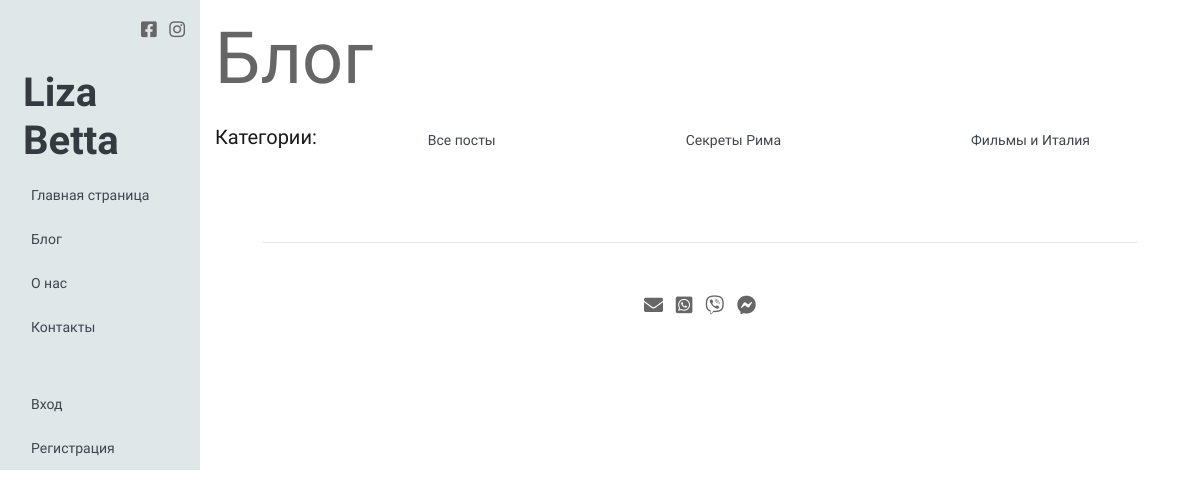
/cat/photo-turi, run on an earlier commit of the app's database.
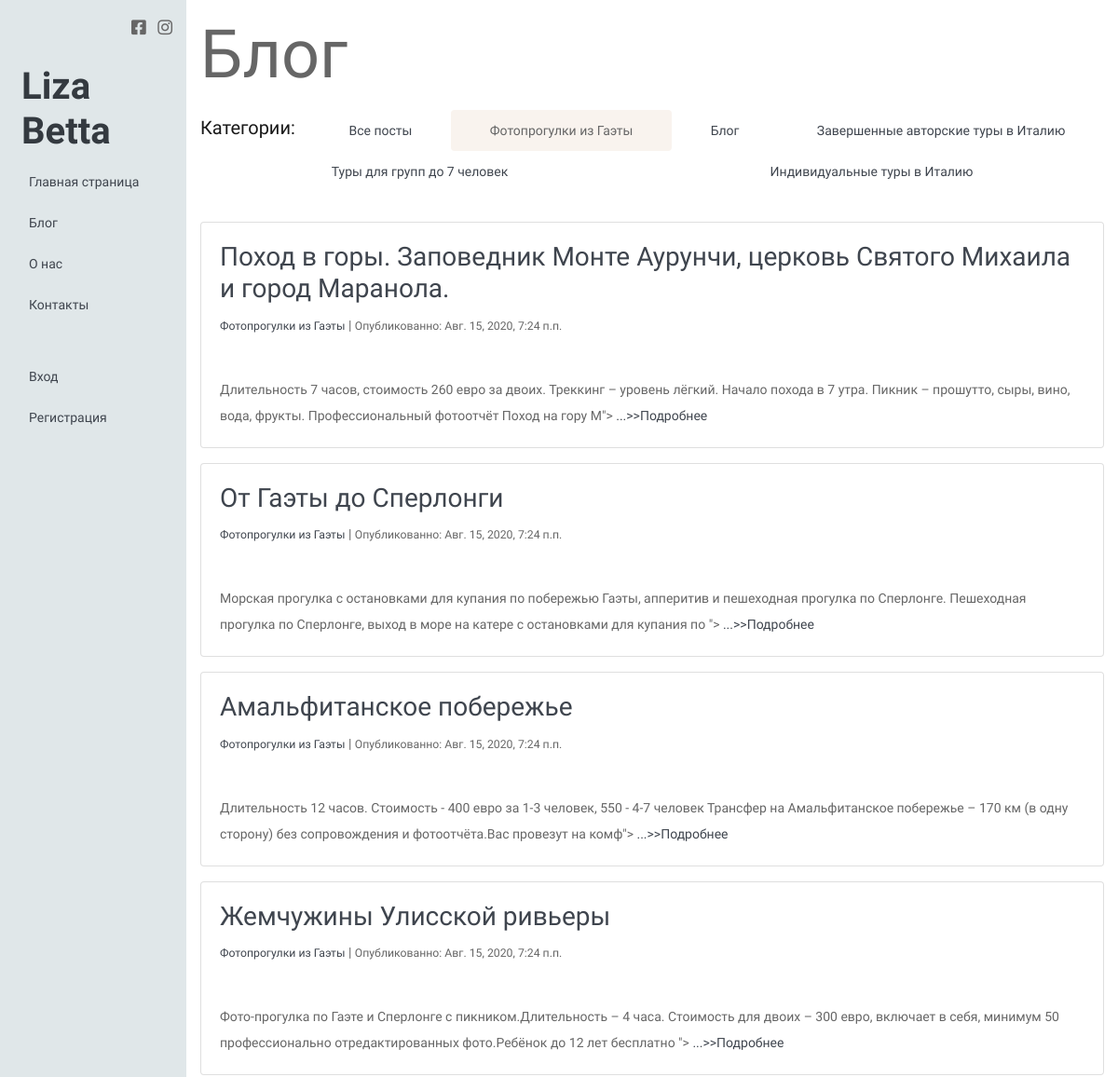
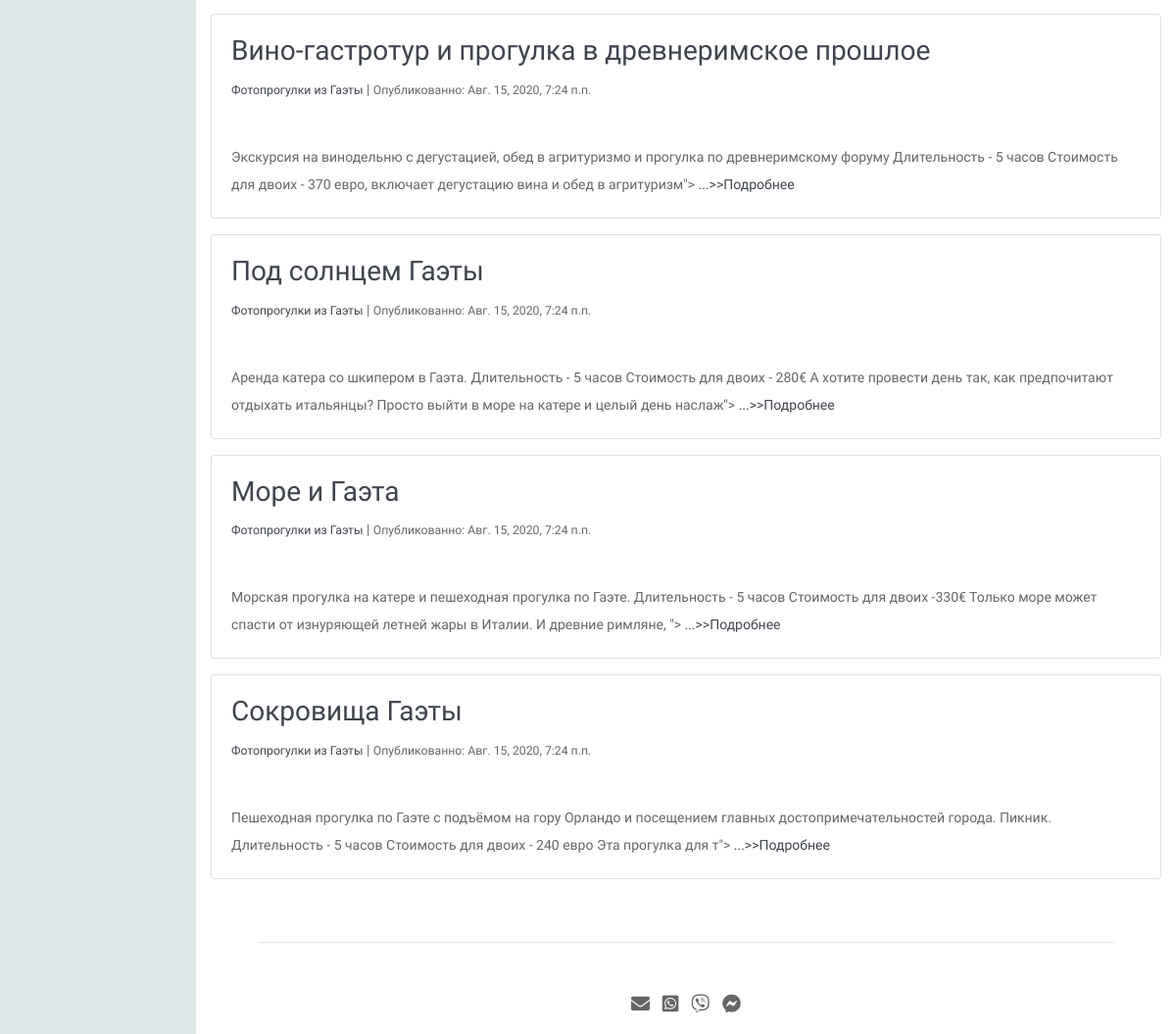
And on a later commit of the database (2 pictures, top to bottom).
### mainapp/models.py (models this page shows, shortened)
class Category(models.Model):
    title = models.CharField(max_length=64, verbose_name='Название')
    parent = models.ManyToManyField('self', blank=True, verbose_name='Категория-родитель', )
    desc = models.TextField("Описание", null=True, blank=True)
    slug = models.SlugField(max_length=255, db_index=True, default='default', unique=True)
    def __str__(self):
        return self.title

class Post(models.Model):
    post_date = models.DateTimeField("Дата создания", auto_now_add=True)
    update_at = models.DateTimeField('Даиа обновленния', auto_now=True)
    category = models.ForeignKey(Category,
                                 related_name='category',
                                 null=True,
                                 blank=True,
                                 verbose_name='Категория',
                                 on_delete=models.SET_NULL,
                                 default=0,
                                 )
    image = models.ImageField("Главное фото", null=True, blank=True, upload_to='images/')
    image_small = ImageSpecField(source='image',
                                 processors=[Thumbnail(400, 400)],
                                 format='JPEG',
                                 options={'quality': 60})
    title = models.CharField("Название", max_length=200)
    content = RichTextField("Контент", null=True, blank=True)
    excert = models.TextField("Краткое описание", max_length=200, null=True, blank=True)
    slug = models.SlugField(max_length=150, db_index=True, null=True, blank=True, unique=True)
    status = models.BooleanField("Опубликовать?", default=True)
    comment_status = models.BooleanField("Можно комментировать?", default=True)
    class Meta:
        ordering = ["-post_date", "title"]

### mainapp/views.py (the view)
# urls.py: path('cat/<slug:slug>', Post_by_Cat.as_view(), name = "category"),
class Post_by_Cat(ListView, CategoryList):
    model = Post
    template_name = "mainapp/blog/blog.html"
    ordering = ['-post_date']
    def get_queryset(self):
        return Post.objects.filter(category__slug=self.kwargs.get('slug')).filter(status=True)

### mainapp/views.py (called while the page is built)
    def get_category(self):
        return Category.objects.all()

### mainapp/templates/mainapp/blog/blog.html (shortened to what this page needs)
{% extends "base.html" %}
{% block content %}
<div class="row">
    <div class="col-12 my-3">
        <h2 class="display-3">Блог</h2>
        {% if view.get_category %}
            <nav class="nav nav-pills flex-column flex-sm-row navbar-light my-3">
            <span class="navbar-brand">Категории: </span>
            <a href="{% url 'blog' %}" class="flex-sm-fill text-sm-center nav-link
            {% if request.get_full_path == "/blog/" %} active {% endif %} ">Все посты</a>
            {% for category in view.get_category %}
            <a href="{% url 'category' category.slug %}" class="flex-sm-fill text-sm-center nav-link
            {% if category.slug in request.path %} active {% endif %} ">{{ category.title }}</a>
            {% endfor %}
            </nav>
        {% endif %}
    </div>
</div>
<div class="row">
    <div class="col-12 ">
    {% for post in post_list %}
    <div class="card mb-3">
    <div class="card-body"><a href="{% url 'post_detail' post.slug %}"><h3>{{ post.title }}</h3></a>
        <span class="small"><a href="{% url 'category' slug=post.category.slug %}">{{ post.category }}</a></span> |
        <span class="small">Опубликованно: {{ post.post_date }}</span>
    </div>
    <div class="card-body">
        {% if post.excert %}
            {{ post.excert | slice:":200" | safe }}"
        {% else %}
            {{ post.content | striptags | slice:":200" | safe }}">
        {% endif %}
        <a href="{% url 'post_detail' post.slug %}"> ...>>Подробнее </a>
    </div>
    </div>
    {% endfor %}
    </div>
    </div>
{% endblock %}

### blog/templates/base.html (shortened to what this page needs)
<!DOCTYPE html>
<html lang="en">
<head>
    {% load bootstrap4 %}
    {% bootstrap_css %}
    {% load fontawesome_5 %}
    {% fontawesome_5_static %}
    {% load static %}
    <link href="{% static 'css/carousel1.css' %} " rel="stylesheet">
    <link rel="stylesheet" href="{% static 'css/style.css' %}">
    <link  href="https://cdnjs.cloudflare.com/ajax/libs/fotorama/4.6.4/fotorama.css" rel="stylesheet">
</head>
<body>
<div class="container-fluid">
<div class="row">
    <div class="col-md-2 col-sm-3 sidebar ">
        <div class="pt-3 text-right">
            <span style="font-size: 18px;">
                <a class="fab fa-facebook-square mr-2 icon" href="https://www.facebook.com/unviaggioitaliano/"></a>
                <a class="fab fa-instagram icon" href="https://www.instagram.com/un_viaggio_italiano/"></a>
            </span>
        </div>
        <nav class="pt-4 nav flex-column " style="font-family: 'Oswald', sans-serif;">
            <p class="h1 mx-2 mb-2 text-dark logo">Liza Betta</p>
            <a href="{% url 'index' %}" class="nav-link" >Главная страница</a>
            <a href="{% url 'blog' %}" class="nav-link">Блог</a>
            <a href="{% url 'static_page' 'about_us' %}" class="nav-link">О нас</a>
            <a href="{% url 'static_page' 'contact' %}" class="nav-link">Контакты</a>
            {% if user.is_authenticated and user.is_superuser %}
                <div class="pl-3">Здравствуй {{ user.username }}</div>
                <a href="http://127.0.0.1:8000/admin/" class="nav-link">Админка</a>
                <a class="nav-link" href="{% url 'logout' %}">Выйти</a>
                <a class="nav-link" href="{% url 'add_post' %}">add new post</a>
            {% elif user.is_authenticated %}
                <a class="nav-link" href="{% url 'logout' %}">Выйти</a>
            {% else %}
                <a class="nav-link" href="{% url 'login' %}">Вход</a>
                <a class="nav-link" href="{% url 'register' %}">Регистрация</a>
            {% endif %}
        </nav>
    </div>
    <div class="col-md-10 col-sm-9 p-0">
        <div class="container">
            {% block content %}
            {% endblock %}
            <div class="row">
                <footer class="col-12 blockquote text-center ">
                    <hr class="m-5 px-5">
                    <span style="font-size: 19px; color: Dodgerblue;">
                    <a class="fas fa-envelope mr-2 icon" href="mailto:uvi.italia@gmail.com"></a>
                    <a class="fab fa-whatsapp-square mr-2 icon" href="https://wa.me/393898316491"></a>
                    <a class="fab fa-viber mr-2 icon" href="viber://chat?number=+380673731919"></a>
                    <a class="fab fa-facebook-messenger icon" href="http://m.me/andreyukanna"></a>
                    </span>
                </footer>
            </div>
        </div>
    </div>
</div>
</div>
</body>
</html>

### static/css/style.css (style rules this page uses)
body { font-family: 'Comfortaa', cursive; font-size: 14px; background-color: #fff; color: #666; font-weight: 500; line-height: 2em; -webkit-font-smoothing: antialiased; }
h1, h2, h3, h4, h5, h6, .h1, .h2, .h3, .h4, .h5, .h6 { font-family: 'Oswald', sans-serif; }
a { color: #3f454e }
p { vertical-align: baseline; }
.sidebar { background-color: rgba(193,208,212,0.5)!important; }
.icon { color:#666; }
.nav-link.active, .btn-info { background-color: #f9f3ee!important; border-color: #f9f3ee!important; color: #666!important; }
.logo { font-family: 'Comfortaa', cursive; font-weight: 600; }

What changed in the data, as far as the page shows it:
removed Category: title "Секреты Рима"
removed Category: title "Фильмы и Италия"
added Category: title "Фотопрогулки из Гаэты", slug "photo-turi" (drawn)
added Category: title "Блог"
added Category: title "Завершенные авторские туры в Италию"
added Category: title "Туры для групп до 7 человек"
added Category: title "Индивидуальные туры в Италию"
added Post: title "Поход в горы. Заповедник Монте Аурунчи, церковь Святого Михаила и город Маранола.", category "Фотопрогулки из Гаэты", post_date "Авг. 15, 2020, 7:24 п.п.", content "Длительность 7 часов, стоимость 260 евро за двоих. Треккинг – уровень лёгкий. Начало похода в 7 утра. Пикник – прошутто, сыры, вино, вода, фрукты. Профессиональный фотоотчёт Поход на гору М"
added Post: title "От Гаэты до Сперлонги", category "Фотопрогулки из Гаэты", post_date "Авг. 15, 2020, 7:24 п.п.", content "Морская прогулка с остановками для купания по побережью Гаэты, апперитив и пешеходная прогулка по Сперлонге. Пешеходная прогулка по Сперлонге, выход в море на катере с остановками для купания по"
added Post: title "Амальфитанское побережье", category "Фотопрогулки из Гаэты", post_date "Авг. 15, 2020, 7:24 п.п.", content "Длительность 12 часов. Стоимость - 400 евро за 1-3 человек, 550 - 4-7 человек Трансфер на Амальфитанское побережье – 170 км (в одну сторону) без сопровождения и фотоотчёта.Вас провезут на комф"
added Post: title "Жемчужины Улисской ривьеры", category "Фотопрогулки из Гаэты", post_date "Авг. 15, 2020, 7:24 п.п.", content "Фото-прогулка по Гаэте и Сперлонге с пикником.Длительность – 4 часа. Стоимость для двоих – 300 евро, включает в себя, минимум 50 профессионально отредактированных фото.Ребёнок до 12 лет бесплатно"
added Post: title "Вино-гастротур и прогулка в древнеримское прошлое", category "Фотопрогулки из Гаэты", post_date "Авг. 15, 2020, 7:24 п.п.", content "Экскурсия на винодельню с дегустацией, обед в агритуризмо и прогулка по древнеримскому форуму Длительность - 5 часов Стоимость для двоих - 370 евро, включает дегустацию вина и обед в агритуризм"
added Post: title "Под солнцем Гаэты", category "Фотопрогулки из Гаэты", post_date "Авг. 15, 2020, 7:24 п.п.", content "Аренда катера со шкипером в Гаэта. Длительность - 5 часов Стоимость для двоих - 280€ А хотите провести день так, как предпочитают отдыхать итальянцы? Просто выйти в море на катере и целый день наслаж"
added Post: title "Море и Гаэта", category "Фотопрогулки из Гаэты", post_date "Авг. 15, 2020, 7:24 п.п.", content "Морская прогулка на катере и пешеходная прогулка по Гаэте. Длительность - 5 часов Стоимость для двоих -330€ Только море может спасти от изнуряющей летней жары в Италии. И древние римляне,"
added Post: title "Сокровища Гаэты", category "Фотопрогулки из Гаэты", post_date "Авг. 15, 2020, 7:24 п.п.", content "Пешеходная прогулка по Гаэте с подъёмом на гору Орландо и посещением главных достопримечательностей города. Пикник. Длительность - 5 часов Стоимость для двоих - 240 евро Эта прогулка для т"
